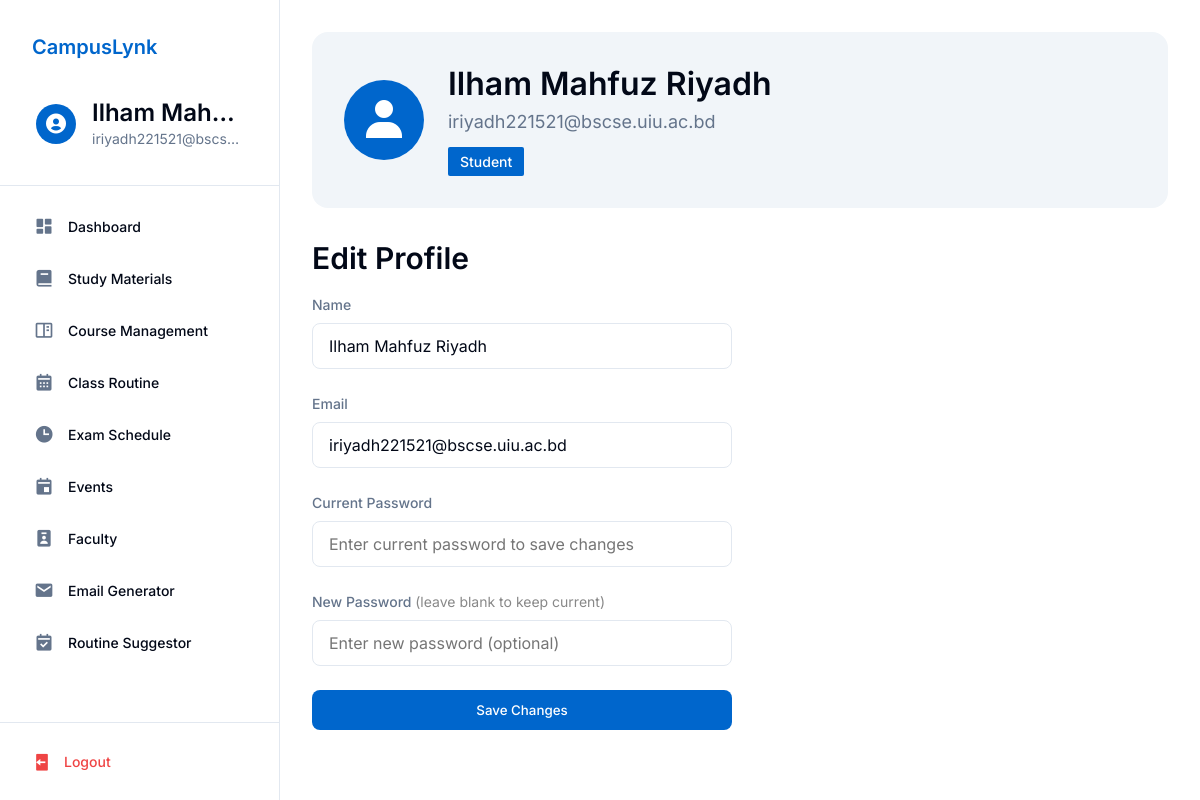
Page /profile.php (signed in) on the committed database.
### tables this page shows
CREATE TABLE `users` (
  `id` int(11) NOT NULL,
  `username` varchar(255) NOT NULL,
  `email` varchar(255) NOT NULL,
  `password` varchar(255) NOT NULL,
  `role` enum('student','faculty','admin') NOT NULL,
  `name` varchar(255) NOT NULL
);

### profile.php (the view, shortened to what this page needs)
<?php
$database = new Database();
$db = $database->getConnection();
$user = null;
try {
    $userQuery = "SELECT * FROM users WHERE email = ?";
    $userStmt = $db->prepare($userQuery);
    $userStmt->execute([$_SESSION["useremail"]]);
    $user = $userStmt->fetch(PDO::FETCH_ASSOC);
} catch (PDOException $e) {
    die("Database error. Please try again later.");
}
?>
<!DOCTYPE html>
<html lang="en">
<head>
    <link href='https://unpkg.com/boxicons@2.1.4/css/boxicons.min.css' rel='stylesheet'>
    <link rel="stylesheet" href="css/base.css">
    <link rel="stylesheet" href="css/layout.css">
    <link rel="stylesheet" href="css/components.css">
    <link rel="stylesheet" href="css/profile.css">
</head>
<body>
    <?php include 'sidebar.php'; ?>
    <main class="main-content">
        <section class="profile-header">
            <div class="avatar">
                <i class='bx bxs-user'></i>
            </div>
            <div class="profile-info">
                <h1><?php echo isset($user['name']) ? htmlspecialchars($user['name']) : 'User'; ?></h1>
                <p class="text-muted"><?php echo isset($user['email']) ? htmlspecialchars($user['email']) : 'No email provided'; ?></p>
                <?php if (isset($user['role'])): ?>
                    <span class="role-badge"><?php echo htmlspecialchars(ucfirst($user['role'])); ?></span>
                <?php endif; ?>
            </div>
        </section>
        <section class="profile-edit-section">
            <h2>Edit Profile</h2>
            <form action="update_profile.php" method="POST" class="form-grid" style="max-width: 420px;">
                <div class="form-group">
                    <label for="name" class="form-label">Name</label>
                    <input type="text" name="name" id="name" class="form-input" value="<?php echo htmlspecialchars($user['name']); ?>" required>
                </div>
                <div class="form-group">
                    <label for="email" class="form-label">Email</label>
                    <input type="email" name="email" id="email" class="form-input" value="<?php echo htmlspecialchars($user['email']); ?>" required>
                </div>
                <div class="form-group">
                    <label for="current_password" class="form-label">Current Password</label>
                    <input type="password" name="current_password" id="current_password" class="form-input" required placeholder="Enter current password to save changes">
                </div>
                <div class="form-group">
                    <label for="new_password" class="form-label">New Password <span style="color: #888; font-weight: 400;">(leave blank to keep current)</span></label>
                    <input type="password" name="new_password" id="new_password" class="form-input" placeholder="Enter new password (optional)">
                </div>
                <button type="submit" class="btn btn-primary">Save Changes</button>
            </form>
        </section>
    </main>
</body>
</html>

### sidebar.php (shortened to what this page needs)
<?php
try {
    $sidebar_database = new Database();
    $sidebar_db = $sidebar_database->getConnection();
    $sidebar_query = $sidebar_db->prepare("SELECT * FROM users WHERE email = ?");
    $sidebar_query->execute([$_SESSION['useremail']]);
    $sidebar_user = $sidebar_query->fetch(PDO::FETCH_ASSOC);
} catch (PDOException $e) {
    header("Location: login.php?error=Database Error: " . urlencode($e->getMessage()));
    exit();
}
$current_page = basename($_SERVER['PHP_SELF']);
$role = $sidebar_user['role'];
?>
<link href='https://unpkg.com/boxicons@2.1.4/css/boxicons.min.css' rel='stylesheet'>
<aside class="sidebar">
    <div class="sidebar-header">
        <div class="logo-and-title-div">
            <a href="<?php echo $role === 'faculty' ? 'faculty_dashboard.php' : ($role === 'admin' ? 'admin_dashboard.php' : 'dashboard.php'); ?>" class="navbar-brand">CampusLynk</a>
        </div>
        <a href="<?php echo $role === 'faculty' ? 'faculty_dashboard.php' : ($role === 'admin' ? 'admin_dashboard.php' : 'profile.php'); ?>" class="user-info">
            <div class="user-avatar">
                <i class='bx bxs-user-circle'></i>
            </div>
            <div class="user-details">
                <h3 class="user-name"><?php echo htmlspecialchars($sidebar_user['name']); ?></h3>
                <p class="user-email"><?php echo htmlspecialchars($sidebar_user['email']); ?></p>
            </div>
        </a>
    </div>
    <div class="sidebar-content">
        <ul class="nav-links">
            <?php if ($role === 'admin'): ?>
                <li>
                    <a href="admin_dashboard.php" class="nav-link <?php echo $current_page === 'admin_dashboard.php' ? 'active' : ''; ?>">
                        <i class='bx bxs-dashboard'></i>
                        <span>Dashboard</span>
                    </a>
                </li>
                <li>
                    <a href="admin_dataimport.php" class="nav-link <?php echo $current_page === 'admin_dataimport.php' ? 'active' : ''; ?>">
                        <i class='bx bxs-file-import'></i>
                        <span>Data Import</span>
                    </a>
                </li>
                <li>
                    <a href="admin_exam_import.php" class="nav-link <?php echo $current_page === 'admin_exam_import.php' ? 'active' : ''; ?>">
                        <i class='bx bxs-calendar-event'></i>
                        <span>Exam Schedule Importer</span>
                    </a>
                </li>
                <li>
                    <a href="admin_class_schedule.php" class="nav-link <?php echo $current_page === 'admin_class_schedule.php' ? 'active' : ''; ?>">
                        <i class='bx bx-calendar'></i>
                        <span>Ongoing Class Schedule</span>
                    </a>
                </li>
                <li>
                    <a href="admin_users.php" class="nav-link <?php echo $current_page === 'admin_users.php' ? 'active' : ''; ?>">
                        <i class='bx bxs-user-detail'></i>
                        <span>User Management</span>
                    </a>
                </li>
                <li>
                    <a href="admin_settings.php" class="nav-link <?php echo $current_page === 'admin_settings.php' ? 'active' : ''; ?>">
                        <i class='bx bxs-cog'></i>
                        <span>Settings</span>
                    </a>
                </li>
            <?php else: ?>
                <li>
                    <a href="dashboard.php" class="nav-link <?php echo $current_page === 'dashboard.php' ? 'active' : ''; ?>">
                        <i class='bx bxs-dashboard'></i>
                        <span>Dashboard</span>
                    </a>
                </li>
                <li>
                    <a href="study-materials.php" class="nav-link <?php echo $current_page === 'study-materials.php' ? 'active' : ''; ?>">
                        <i class='bx bxs-book'></i>
                        <span>Study Materials</span>
                    </a>
                </li>
                <li>
                    <a href="course_management.php" class="nav-link <?php echo $current_page === 'course_management.php' ? 'active' : ''; ?>">
                        <i class='bx bx-book-content'></i>
                        <span>Course Management</span>
                    </a>
                </li>
                <li>
                    <a href="class_routine1.php" class="nav-link <?php echo $current_page === 'class_routine1.php' ? 'active' : ''; ?>">
                        <i class='bx bxs-calendar'></i>
                        <span>Class Routine</span>
                    </a>
                </li>
                <li>
                    <a href="exam_schedule.php" class="nav-link <?php echo $current_page === 'exam_schedule.php' ? 'active' : ''; ?>">
                        <i class='bx bxs-time'></i>
                        <span>Exam Schedule</span>
                    </a>
                </li>
                <li>
                    <a href="eventpage.php" class="nav-link <?php echo $current_page === 'eventpage.php' ? 'active' : ''; ?>">
                        <i class='bx bxs-calendar-event'></i>
                        <span>Events</span>
                    </a>
                </li>
                <li>
                    <a href="faculty.php" class="nav-link <?php echo $current_page === 'faculty.php' ? 'active' : ''; ?>">
                        <i class='bx bxs-user-badge'></i>
                        <span>Faculty</span>
                    </a>
                </li>
                <li>
                    <a href="email_assistant.php" class="nav-link <?php echo $current_page === 'email_assistant.php' ? 'active' : ''; ?>">
                        <i class='bx bxs-envelope'></i>
                        <span>Email Generator</span>
                    </a>
                </li>
                <li>
                    <a href="routine_suggestor.php" class="nav-link <?php echo $current_page === 'routine_suggestor.php' ? 'active' : ''; ?>">
                        <i class='bx bxs-calendar-check'></i>
                        <span>Routine Suggestor</span>
                    </a>
                </li>
            <?php endif; ?>
        </ul>
    </div>
    <div class="sidebar-footer">
        <?php
        $logout_url = 'logout.php';
        if (isset($_SESSION['role'])) {
            switch ($_SESSION['role']) {
                default:
                    $logout_url = 'logout.php';
            }
        }
        ?>
        <a href="<?php echo $logout_url; ?>" class="logout-btn">
            <i class='bx bxs-log-out'></i>
            <span>Logout</span>
        </a>
    </div>
</aside>

### css/base.css (style rules this page uses)
:root { --background: #ffffff; --foreground: #020817; --card: #ffffff; --card-foreground: #020817; --popover: #ffffff; --popover-foreground: #020817; --primary: #0066cc; --primary-foreground: #ffffff; --secondary: #f1f5f9; --secondary-foreground: #0f172a; --muted: #f1f5f9; --muted-foreground: #64748b; --accent: #f1f5f9; --accent-foreground: #0f172a; --destructive: #ef4444; --destructive-foreground: #ffffff; --success: #16a34a; --success-foreground: #ffffff; --border: #e2e8f0; --input: #e2e8f0; --ring: #0066cc; --spacing-1: 0.25rem; --spacing-2: 0.5rem; --spacing-3: 0.75rem; --spacing-4: 1rem; --spacing-5: 1.25rem; --spacing-6: 1.5rem; --spacing-8: 2rem; --spacing-10: 2.5rem; --spacing-12: 3rem; --radius-sm: 0.125rem; --radius: 0.5rem; --radius-md: 0.75rem; --radius-lg: 1rem; --shadow-sm: 0 1px 2px rgba(0, 0, 0, 0.05); --shadow: 0 1px 3px rgba(0, 0, 0, 0.1), 0 1px 2px rgba(0, 0, 0, 0.06); --shadow-md: 0 4px 6px -1px rgba(0, 0, 0, 0.1), 0 2px 4px -1px rgba(0, 0, 0, 0.06); --shadow-lg: 0 10px 15px -3px rgba(0, 0, 0, 0.1), 0 4px 6px -2px rgba(0, 0, 0, 0.05); }
* { margin: 0; padding: 0; box-sizing: border-box; font-family: 'Inter', sans-serif; }
body { background-color: var(--background); color: var(--foreground); line-height: 1.5; }
h1, h2, h3, h4, h5, h6 { font-weight: 600; line-height: 1.25; margin-bottom: var(--spacing-4); }
h1 { font-size: 2.25rem; }
h2 { font-size: 1.875rem; }
h3 { font-size: 1.5rem; }
.text-muted { color: var(--muted-foreground); }
.main-content { margin-left: 280px; padding: 2rem; min-height: 100vh; background-color: var(--background); }

### css/layout.css (style rules this page uses)
:root { --sidebar-width: 280px; }
.main-content { margin-left: var(--sidebar-width); padding: 2rem; min-height: 100vh; background: var(--background); }
.sidebar { width: var(--sidebar-width); height: 100vh; background-color: var(--background); border-right: 1px solid var(--border); display: flex; flex-direction: column; position: fixed; left: 0; top: 0; z-index: 1000; overflow-y: auto; }
.sidebar-header { padding: 1.5rem; border-bottom: 1px solid var(--border); display: flex; flex-direction: column; gap: 1rem; background: var(--background); }
.logo-and-title-div { display: flex; align-items: center; gap: 0.75rem; text-decoration: none; padding: 0.5rem; border-radius: var(--radius); transition: background-color 0.2s; }
.navbar-brand { color: var(--primary); font-size: 1.25rem; font-weight: 600; text-decoration: none; }
.user-info { display: flex; align-items: center; gap: 1rem; padding: 0.75rem; border-radius: var(--radius); transition: background-color 0.2s; text-decoration: none; }
.user-avatar { width: 40px; height: 40px; border-radius: 50%; background: var(--primary); display: flex; align-items: center; justify-content: center; flex-shrink: 0; }
.user-avatar i { font-size: 1.5rem; color: var(--primary-foreground); }
.user-details { flex: 1; min-width: 0; }
.user-name { font-weight: 600; color: var(--foreground); margin: 0; white-space: nowrap; overflow: hidden; text-overflow: ellipsis; }
.user-email { font-size: 0.875rem; color: var(--muted-foreground); margin: 0; white-space: nowrap; overflow: hidden; text-overflow: ellipsis; }
.sidebar-content { flex: 1; display: flex; flex-direction: column; padding: 1rem 0; }
.nav-links { list-style: none; padding: 0 1rem; margin: 0; }
.nav-links li { margin-bottom: 0.25rem; }
.nav-link { display: flex; align-items: center; gap: 0.75rem; padding: 0.75rem 1rem; color: var(--foreground); text-decoration: none; border-radius: var(--radius); transition: all 0.2s; font-size: 0.875rem; font-weight: 500; }
.nav-link i { font-size: 1.25rem; width: 1.5rem; height: 1.5rem; display: inline-flex; align-items: center; justify-content: center; color: var(--muted-foreground); }
.sidebar-footer { padding: 1rem; border-top: 1px solid var(--border); background: var(--background); }
.logout-btn { display: flex; align-items: center; gap: 0.75rem; padding: 0.75rem 1rem; width: 100%; color: var(--destructive); text-decoration: none; border-radius: var(--radius); transition: all 0.2s; font-size: 0.875rem; font-weight: 500; }
.logout-btn i { font-size: 1.25rem; }

### rows in the picture
users: name "Ilham Mah…", email "iriyadh221521@bscs…", name "Ilham Mahfuz Riyadh", email "iriyadh221521@bscse.uiu.ac.bd", role "Student"
